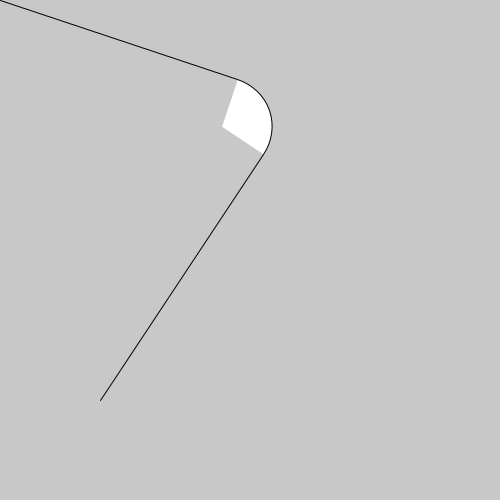
Frame 1 (no input)
Frame 60 (the mouse pressed at the canvas centre just before this capture): identical to frame 1, image omitted
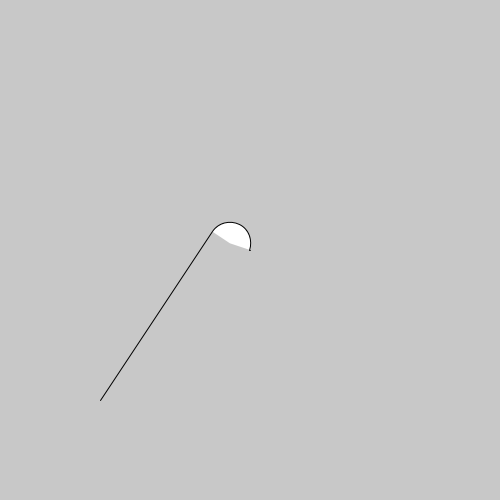
Frame 120 (the mouse held since frame 60 and released just before this capture)

The Processing sketch that drew these frames (run headless with seeded random() and noise(); from frame 60 on, the mouse is pressed at the canvas centre):

// Processing sketch: sketch_190210a
// ── sketch_190210a.pde
// Based on Stackoverflow C# rounded corner post 
// https://stackoverflow.com/questions/24771828/algorithm-for-creating-rounded-corners-in-a-polygon

void setup() {
  size(500, 500);
}

void draw() {
  background(200);
  PVector p1 = new PVector(100, 400);
  PVector  p0 = new PVector(300, 100);
  PVector  p2 = new PVector(mouseX, mouseY);
  float r = 50;
  roundedCorner(p0, p1, p2, r);
}

void roundedCorner(PVector angularPoint, 
  PVector p1, PVector p2, float radius)
{
  //Vector 1
  float dx1 = angularPoint.x - p1.x;
  float dy1 = angularPoint.y - p1.y;

  //Vector 2
  float dx2 = angularPoint.x - p2.x;
  float dy2 = angularPoint.y - p2.y;

  //Angle between vector 1 and vector 2 divided by 2
  float angle = (atan2(dy1, dx1) - atan2(dy2, dx2)) / 2;

  // The length of segment between angular point and the
  // points of intersection with the circle of a given radius
  float tan = abs(tan(angle));
  float segment = radius / tan;

  //Check the segment
  float length1 = GetLength(dx1, dy1);
  float length2 = GetLength(dx2, dy2);

  float length = min(length1, length2);

  if (segment > length)
  {
    segment = length;
    radius = (float)(length * tan);
  }

  // Points of intersection are calculated by the proportion between 
  // the coordinates of the vector, length of vector and the length of the segment.
  PVector p1Cross = GetProportionPoint(angularPoint, segment, length1, dx1, dy1);
  PVector p2Cross = GetProportionPoint(angularPoint, segment, length2, dx2, dy2);

  // Calculation of the coordinates of the circle 
  // center by the addition of angular vectors.
  float dx = angularPoint.x * 2 - p1Cross.x - p2Cross.x;
  float dy = angularPoint.y * 2 - p1Cross.y - p2Cross.y;

  float L = GetLength(dx, dy);
  float d = GetLength(segment, radius);

  PVector circlePoint = GetProportionPoint(angularPoint, d, L, dx, dy);

  //StartAngle and EndAngle of arc
  float startAngle = atan2(p1Cross.y - circlePoint.y, p1Cross.x - circlePoint.x);
  float endAngle = atan2(p2Cross.y - circlePoint.y, p2Cross.x - circlePoint.x);

  //Sweep angle
  float sweepAngle = endAngle - startAngle;

  //Some additional checks
  if (sweepAngle < 0)
  {
    startAngle = endAngle;
    sweepAngle = -sweepAngle;
  }

  if (sweepAngle > PI)
    sweepAngle = PI - sweepAngle;

  //Draw result using graphics
  line(p1.x, p1.y, p1Cross.x, p1Cross.y);
  line(p2.x, p2.y, p2Cross.x, p2Cross.y);
  arc(circlePoint.x, circlePoint.y, 2 * radius, 2 * radius, 
    startAngle, startAngle +sweepAngle);
}

float GetLength(float dx, float dy)
{
  return sqrt(dx * dx + dy * dy);
}

PVector GetProportionPoint(
  PVector point, float segment, 
  float L, float dx, float dy)
{
  float factor = segment / L;

  return new PVector(
    (float)(point.x - dx * factor), 
    (float)(point.y - dy * factor));
}
